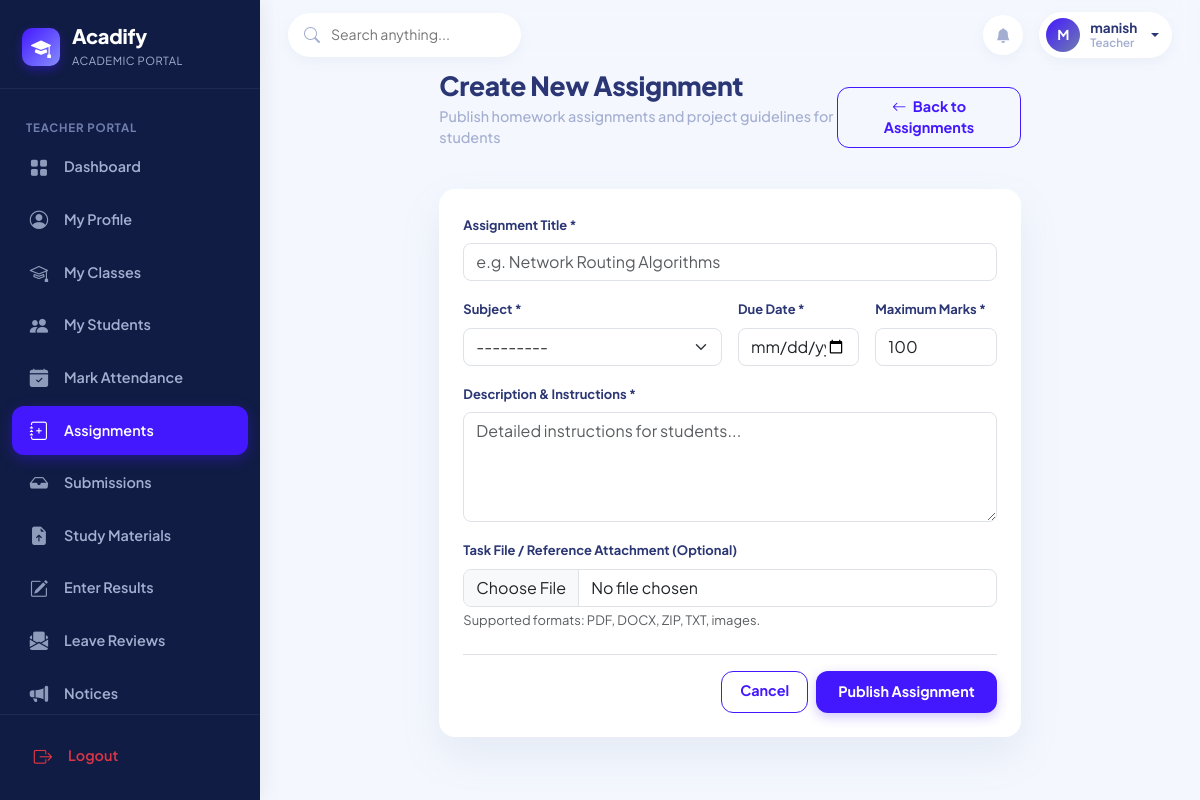
The page /teacher/assignments/create/ (signed in) on the database its author committed.
### apps/accounts/models.py (models this page shows, shortened)
class User(AbstractUser):
    ROLE_ADMIN = 'ADMIN'
    ROLE_TEACHER = 'TEACHER'
    ROLE_STUDENT = 'STUDENT'
    ROLE_CHOICES = [
        (ROLE_ADMIN, 'Administrator'),
        (ROLE_TEACHER, 'Teacher'),
        (ROLE_STUDENT, 'Student'),
    ]
    role = models.CharField(max_length=10, choices=ROLE_CHOICES, default=ROLE_STUDENT)
    email = models.EmailField(unique=True)
    phone = models.CharField(max_length=20, blank=True, null=True)
    avatar = models.ImageField(
        upload_to='profiles/avatars/',
        blank=True,
        null=True,
        validators=[FileExtensionValidator(allowed_extensions=['jpg', 'jpeg', 'png', 'webp'])]
    )
    bio = models.TextField(blank=True, null=True)
    is_approved = models.BooleanField(default=True)
    updated_at = models.DateTimeField(auto_now=True)
    @property
    def is_admin_user(self):
        return self.role == self.ROLE_ADMIN or self.is_superuser
    @property
    def is_teacher_user(self):
        return self.role == self.ROLE_TEACHER
    @property
    def is_student_user(self):
        return self.role == self.ROLE_STUDENT
    @property
    def display_name(self):
        full = self.get_full_name()
        return full if full else self.username

### apps/classroom/views.py (the view)
# urls.py: path('teacher/assignments/create/', classroom_views.teacher_assignment_create, name='teacher_assignment_create'),
@login_required
@teacher_required
def teacher_assignment_create(request):
    teacher = getattr(request.user, 'teacher_profile', None)
    if request.method == 'POST':
        form = AssignmentForm(request.POST, request.FILES)
        if form.is_valid():
            assignment = form.save(commit=False)
            assignment.created_by = request.user
            assignment.save()
            log_activity(request.user, f"Created assignment '{assignment.title}' for {assignment.subject.code}", module="Assignments")
            messages.success(request, f"Assignment '{assignment.title}' published successfully.")
            return redirect('teacher_assignments')
        else:
            messages.error(request, "Failed to create assignment. Please check the inputs.")
    else:
        form = AssignmentForm()
        if teacher:
            form.fields['subject'].queryset = Subject.objects.filter(teaching_assignments__teacher=teacher).distinct()
    return render(request, 'classroom/assignment_form.html', {'form': form, 'title': 'Create New Assignment'})

### templates/classroom/assignment_form.html (shortened to what this page needs)
{% extends 'base.html' %}
{% block content %}
<div class="row justify-content-center">
    <div class="col-lg-8">
        <div class="page-header d-flex justify-content-between align-items-center mb-4">
            <div>
                <h2 class="page-title">{{ title }}</h2>
                <p class="page-subtitle">Publish homework assignments and project guidelines for students</p>
            </div>
            <a href="{% url 'teacher_assignments' %}" class="btn btn-acadify-outline">
                <i class="bi bi-arrow-left me-1"></i> Back to Assignments
            </a>
        </div>
        <div class="acadify-card">
            <form method="POST" enctype="multipart/form-data">
                <div class="mb-3">
                    <label class="form-label small fw-bold">Assignment Title *</label>
                    {{ form.title }}
                </div>
                <div class="row g-3 mb-3">
                    <div class="col-md-6">
                        <label class="form-label small fw-bold">Subject *</label>
                        {{ form.subject }}
                    </div>
                    <div class="col-md-3">
                        <label class="form-label small fw-bold">Due Date *</label>
                        {{ form.due_date }}
                    </div>
                    <div class="col-md-3">
                        <label class="form-label small fw-bold">Maximum Marks *</label>
                        {{ form.max_marks }}
                    </div>
                </div>
                <div class="mb-3">
                    <label class="form-label small fw-bold">Description & Instructions *</label>
                    {{ form.description }}
                </div>
                <div class="mb-4">
                    <label class="form-label small fw-bold">Task File / Reference Attachment (Optional)</label>
                    {{ form.attachment }}
                    <div class="form-text small text-muted">Supported formats: PDF, DOCX, ZIP, TXT, images.</div>
                </div>
                <div class="d-flex justify-content-end gap-2 pt-3 border-top">
                    <a href="{% url 'teacher_assignments' %}" class="btn btn-acadify-outline">Cancel</a>
                    <button type="submit" class="btn btn-acadify">Publish Assignment</button>
                </div>
            </form>
        </div>
    </div>
</div>
{% endblock %}

### templates/base.html (shortened to what this page needs)
<!DOCTYPE html>
<html lang="en">
<head>
    <link href="https://cdn.jsdelivr.net/npm/bootstrap@5.3.3/dist/css/bootstrap.min.css" rel="stylesheet">
    <link rel="stylesheet" href="https://cdn.jsdelivr.net/npm/bootstrap-icons@1.11.3/font/bootstrap-icons.min.css">
    {% load static %}
    <link rel="stylesheet" href="{% static 'css/style.css' %}">
</head>
<body>
    <aside class="sidebar-wrapper" id="sidebarWrapper">
        <div class="sidebar-brand">
            <div class="brand-logo-icon">
                <i class="bi bi-mortarboard-fill"></i>
            </div>
            <div class="brand-text">
                <h4>Acadify</h4>
                <span>Academic Portal</span>
            </div>
        </div>
        <nav class="sidebar-nav">
            {% if request.user.is_admin_user %}
                <div class="nav-section-title">Core Management</div>
                <a href="{% url 'admin_dashboard' %}" class="sidebar-nav-link {% if request.resolver_match.url_name == 'admin_dashboard' %}active{% endif %}">
                    <i class="bi bi-grid-fill"></i>
                    <span>Dashboard</span>
                </a>
                <a href="{% url 'admin_students' %}" class="sidebar-nav-link {% if 'student' in request.path and not 'leave' in request.path and not 'fee' in request.path and not 'complaint' in request.path %}active{% endif %}">
                    <i class="bi bi-people-fill"></i>
                    <span>Students</span>
                </a>
                <a href="{% url 'admin_teachers' %}" class="sidebar-nav-link {% if 'teacher' in request.path %}active{% endif %}">
                    <i class="bi bi-person-badge-fill"></i>
                    <span>Teachers</span>
                </a>
                <div class="nav-section-title">Academics</div>
                <a href="{% url 'admin_departments' %}" class="sidebar-nav-link {% if 'department' in request.path %}active{% endif %}">
                    <i class="bi bi-building"></i>
                    <span>Departments</span>
                </a>
                <a href="{% url 'admin_courses' %}" class="sidebar-nav-link {% if 'course' in request.path %}active{% endif %}">
                    <i class="bi bi-journal-bookmark-fill"></i>
                    <span>Courses</span>
                </a>
                <a href="{% url 'admin_subjects' %}" class="sidebar-nav-link {% if 'subject' in request.path %}active{% endif %}">
                    <i class="bi bi-book-half"></i>
                    <span>Subjects</span>
                </a>
                <a href="{% url 'admin_enrollments' %}" class="sidebar-nav-link {% if 'enrollment' in request.path %}active{% endif %}">
                    <i class="bi bi-person-check-fill"></i>
                    <span>Enrollments</span>
                </a>
                <div class="nav-section-title">Operations</div>
                <a href="{% url 'admin_attendance' %}" class="sidebar-nav-link {% if 'attendance' in request.path %}active{% endif %}">
                    <i class="bi bi-calendar-check-fill"></i>
                    <span>Attendance</span>
                </a>
                <a href="{% url 'admin_timetable' %}" class="sidebar-nav-link {% if 'timetable' in request.path %}active{% endif %}">
                    <i class="bi bi-clock-history"></i>
                    <span>Timetable</span>
                </a>
                <a href="{% url 'admin_assignments' %}" class="sidebar-nav-link {% if 'assignment' in request.path %}active{% endif %}">
                    <i class="bi bi-clipboard-check-fill"></i>
                    <span>Assignments</span>
                </a>
                <a href="{% url 'admin_results' %}" class="sidebar-nav-link {% if 'result' in request.path %}active{% endif %}">
                    <i class="bi bi-award-fill"></i>
                    <span>Results</span>
                </a>
                <a href="{% url 'admin_leaves' %}" class="sidebar-nav-link {% if 'leave' in request.path %}active{% endif %}">
                    <i class="bi bi-envelope-paper-fill"></i>
                    <span>Leaves</span>
                </a>
                <a href="{% url 'admin_notices' %}" class="sidebar-nav-link {% if 'notice' in request.path %}active{% endif %}">
                    <i class="bi bi-megaphone-fill"></i>
                    <span>Notices</span>
                </a>
                <a href="{% url 'admin_fees' %}" class="sidebar-nav-link {% if 'fee' in request.path %}active{% endif %}">
                    <i class="bi bi-credit-card-fill"></i>
                    <span>Fees</span>
                </a>
                <a href="{% url 'admin_complaints' %}" class="sidebar-nav-link {% if 'complaint' in request.path %}active{% endif %}">
                    <i class="bi bi-chat-left-dots-fill"></i>
                    <span>Complaints</span>
                </a>
                <a href="{% url 'admin_reports' %}" class="sidebar-nav-link {% if 'report' in request.path %}active{% endif %}">
                    <i class="bi bi-bar-chart-fill"></i>
                    <span>Reports</span>
                </a>
                <a href="{% url 'admin_settings' %}" class="sidebar-nav-link {% if 'settings' in request.path %}active{% endif %}">
                    <i class="bi bi-gear-fill"></i>
                    <span>Settings</span>
                </a>
            {% elif request.user.is_teacher_user %}
                <div class="nav-section-title">Teacher Portal</div>
                <a href="{% url 'teacher_dashboard' %}" class="sidebar-nav-link {% if request.resolver_match.url_name == 'teacher_dashboard' %}active{% endif %}">
                    <i class="bi bi-grid-fill"></i>
                    <span>Dashboard</span>
                </a>
                <a href="{% url 'teacher_profile' %}" class="sidebar-nav-link {% if request.resolver_match.url_name == 'teacher_profile' %}active{% endif %}">
                    <i class="bi bi-person-circle"></i>
                    <span>My Profile</span>
                </a>
                <a href="{% url 'teacher_classes' %}" class="sidebar-nav-link {% if request.resolver_match.url_name == 'teacher_classes' %}active{% endif %}">
                    <i class="bi bi-mortarboard"></i>
                    <span>My Classes</span>
                </a>
                <a href="{% url 'teacher_students' %}" class="sidebar-nav-link {% if request.resolver_match.url_name == 'teacher_students' %}active{% endif %}">
                    <i class="bi bi-people-fill"></i>
                    <span>My Students</span>
                </a>
                <a href="{% url 'teacher_attendance' %}" class="sidebar-nav-link {% if 'attendance' in request.path %}active{% endif %}">
                    <i class="bi bi-calendar-check-fill"></i>
                    <span>Mark Attendance</span>
                </a>
                <a href="{% url 'teacher_assignments' %}" class="sidebar-nav-link {% if 'assignment' in request.path and not 'submission' in request.path %}active{% endif %}">
                    <i class="bi bi-journal-plus"></i>
                    <span>Assignments</span>
                </a>
                <a href="{% url 'teacher_submissions' %}" class="sidebar-nav-link {% if 'submission' in request.path %}active{% endif %}">
                    <i class="bi bi-inbox-fill"></i>
                    <span>Submissions</span>
                </a>
                <a href="{% url 'teacher_study_materials' %}" class="sidebar-nav-link {% if 'study-material' in request.path %}active{% endif %}">
                    <i class="bi bi-file-earmark-arrow-up-fill"></i>
                    <span>Study Materials</span>
                </a>
                <a href="{% url 'teacher_results' %}" class="sidebar-nav-link {% if 'result' in request.path %}active{% endif %}">
                    <i class="bi bi-pencil-square"></i>
                    <span>Enter Results</span>
                </a>
                <a href="{% url 'teacher_leaves' %}" class="sidebar-nav-link {% if 'leave' in request.path %}active{% endif %}">
                    <i class="bi bi-envelope-paper-fill"></i>
                    <span>Leave Reviews</span>
                </a>
                <a href="{% url 'teacher_notices' %}" class="sidebar-nav-link {% if 'notice' in request.path %}active{% endif %}">
                    <i class="bi bi-megaphone-fill"></i>
                    <span>Notices</span>
                </a>
            {% endif %}
        </nav>
        <div class="sidebar-footer">
            <a href="{% url 'logout' %}" class="sidebar-nav-link text-danger">
                <i class="bi bi-box-arrow-right text-danger"></i>
                <span>Logout</span>
            </a>
        </div>
    </aside>
    <div class="main-wrapper">
        <header class="top-navbar">
            <div class="d-flex align-items-center gap-3">
                <div class="search-box">
                    <i class="bi bi-search"></i>
                    <input type="text" id="globalSearchInput" placeholder="Search anything..." value="{{ request.GET.q|default:'' }}">
                </div>
            </div>
            <div class="navbar-actions">
                <a href="{% if request.user.is_admin_user %}{% url 'admin_notices' %}{% elif request.user.is_teacher_user %}{% url 'teacher_notices' %}{% else %}{% url 'student_notices' %}{% endif %}" class="btn-icon" title="Notices & Announcements">
                    <i class="bi bi-bell-fill"></i>
                </a>
                <div class="dropdown">
                    <a href="#" class="user-profile-pill dropdown-toggle" data-bs-toggle="dropdown" aria-expanded="false">
                        {% if request.user.avatar %}
                            <img src="{{ request.user.avatar.url }}" alt="{{ request.user.display_name }}" class="user-avatar-img">
                        {% else %}
                            <div class="user-avatar-placeholder">
                                {{ request.user.first_name|default:request.user.username|slice:":1"|upper }}
                            </div>
                        {% endif %}
                        <div class="user-details d-none d-sm-flex">
                            <span class="user-name">{{ request.user.display_name }}</span>
                            <span class="user-role">{{ request.user.get_role_display }}</span>
                        </div>
                    </a>
                </div>
            </div>
        </header>
        <main class="content-container">
            {% block content %}{% endblock %}
        </main>
    </div>
</body>
</html>

### rows shown on the page
User: user.first_name "M", user.display_name "manish", user.role "Teacher"

### other values the page prints
{{ title }} "Create New Assignment"
